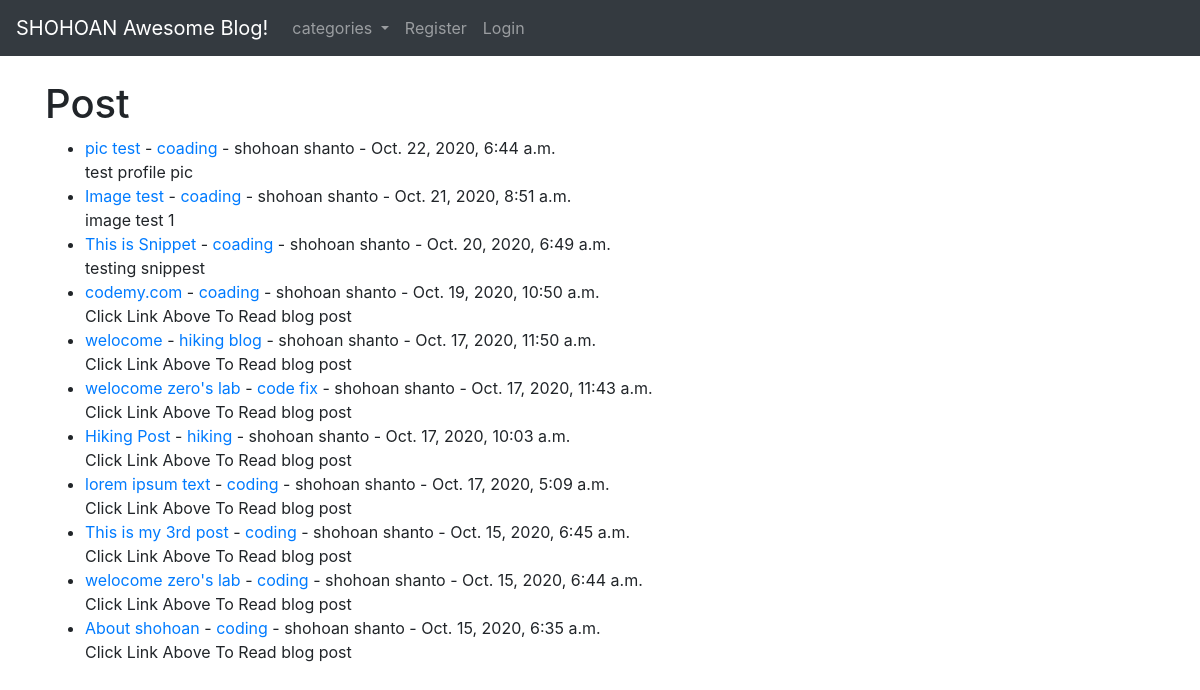
The page / on the database its author committed.
### blogapp/models.py (models this page shows, shortened)
class Post(models.Model):
    title = models.CharField(max_length=255)
    header_image = models.ImageField(null=True,blank=True, upload_to="images/")
    title_tag = models.CharField(max_length=255)
    author = models.ForeignKey(User, on_delete=models.CASCADE)
    body = RichTextField(blank=True, null=True)
    post_date = models.DateTimeField(default= timezone.now)
    category = models.CharField(max_length=255,default='coding')
    snippet = models.CharField(max_length=255)
    likes = models.ManyToManyField(User,related_name='blog_post')

### blogapp/views.py (the view)
# urls.py: path('', HomeView.as_view(), name='home'),
class HomeView(ListView):
    model = Post
    template_name = 'home.html'
    ordering = ['-post_date']
    def get_context_data(self, *args, **kwargs):
        cat_menu = Category.objects.all()
        context = super(HomeView, self).get_context_data(*args, **kwargs)
        context["cat_menu"] = cat_menu
        return context

### blogapp/models.py (called while the page is built)
    def __str__(self):
        return self.name

### blogapp/templates/home.html (shortened to what this page needs)
{% extends 'base.html' %}
{% block content %}
<h1>Post</h1>
<ul>
{% for post in object_list %}
    <li><a href="{% url 'article-detail' post.pk %}">{{ post.title }}</a>
    - <a href="{% url 'category' post.category|slugify %} ">{{ post.category }}</a>
    - {{ post.author.first_name }}
     {{ post.author.last_name }} -
    {{ post.post_date }}
         <br/>
        {{ post.snippet }}
        </li>
{% endfor %}
</ul>
{% endblock %}

### blogapp/templates/base.html (shortened to what this page needs)
<!doctype html>
<html lang="en">
  <head>
    <link rel="stylesheet" href="https://stackpath.bootstrapcdn.com/bootstrap/4.4.1/css/bootstrap.min.css">
  <link rel="stylesheet" href="https://cdnjs.cloudflare.com/ajax/libs/font-awesome/4.7.0/css/font-awesome.min.css">
  </head>
  <body>
  <nav class="navbar navbar-expand-lg navbar-dark bg-dark">
  <a class="navbar-brand " href="{% url 'home' %}">SHOHOAN Awesome Blog!</a>
  <div class="collapse navbar-collapse" id="navbarSupportedContent">
    <ul class="navbar-nav mr-auto">
         {% if cat_menu %}
         <li class="nav-item dropdown">
          <a class="nav-link dropdown-toggle" href="#" id="navbarDropdown" role="button" data-toggle="dropdown" aria-haspopup="true" aria-expanded="false">
          categories
          </a>
      </li>
       {% else %}
            <li class="nav-item">
            <a class="nav-link" href="{% url 'category-list' %}">Categoriese</a>
            </li>
    {% endif %}
        {% if user.is_authenticated %}
            <li class="nav-item">
            <a class="nav-link" href="{% url 'add_post' %}">Add Post</a>
            </li>
             <li class="nav-item">
            <a class="nav-link" href="{% url 'add_category' %}">Add Category</a>
            </li>
        {% else %}
             <li class="nav-item">
               <a class="nav-link" href="{% url 'register' %}">Register</a>
          </li>
           <li class="nav-item">
             <a class="nav-link" href="{% url 'login' %}">Login</a>
           </li>
        {% endif %}
    </ul>
  </div>
</nav>
  <br/>
  <div class="container">
  {% block content %}
  {% endblock %}
  </div>
  </body>
</html>

### rows shown on the page
Post: title "pic test", category "coading", author.first_name "shohoan", author.last_name "shanto", post_date "Oct. 22, 2020, 6:44 a.m.", snippet "test profile pic"
Post: title "Image test", category "coading", author.first_name "shohoan", author.last_name "shanto", post_date "Oct. 21, 2020, 8:51 a.m.", snippet "image test 1"
Post: title "This is Snippet", category "coading", author.first_name "shohoan", author.last_name "shanto", post_date "Oct. 20, 2020, 6:49 a.m.", snippet "testing snippest"
Post: title "codemy.com", category "coading", author.first_name "shohoan", author.last_name "shanto", post_date "Oct. 19, 2020, 10:50 a.m.", snippet "Click Link Above To Read blog post"
Post: title "welocome", category "hiking blog", author.first_name "shohoan", author.last_name "shanto", post_date "Oct. 17, 2020, 11:50 a.m.", snippet "Click Link Above To Read blog post"
Post: title "welocome zero's lab", category "code fix", author.first_name "shohoan", author.last_name "shanto", post_date "Oct. 17, 2020, 11:43 a.m.", snippet "Click Link Above To Read blog post"
Post: title "Hiking Post", category "hiking", author.first_name "shohoan", author.last_name "shanto", post_date "Oct. 17, 2020, 10:03 a.m.", snippet "Click Link Above To Read blog post"
Post: title "lorem ipsum text", category "coding", author.first_name "shohoan", author.last_name "shanto", post_date "Oct. 17, 2020, 5:09 a.m.", snippet "Click Link Above To Read blog post"
Post: title "This is my 3rd post", category "coding", author.first_name "shohoan", author.last_name "shanto", post_date "Oct. 15, 2020, 6:45 a.m.", snippet "Click Link Above To Read blog post"
Post: title "welocome zero's lab", category "coding", author.first_name "shohoan", author.last_name "shanto", post_date "Oct. 15, 2020, 6:44 a.m.", snippet "Click Link Above To Read blog post"
Post: title "About shohoan", category "coding", author.first_name "shohoan", author.last_name "shanto", post_date "Oct. 15, 2020, 6:35 a.m.", snippet "Click Link Above To Read blog post"
